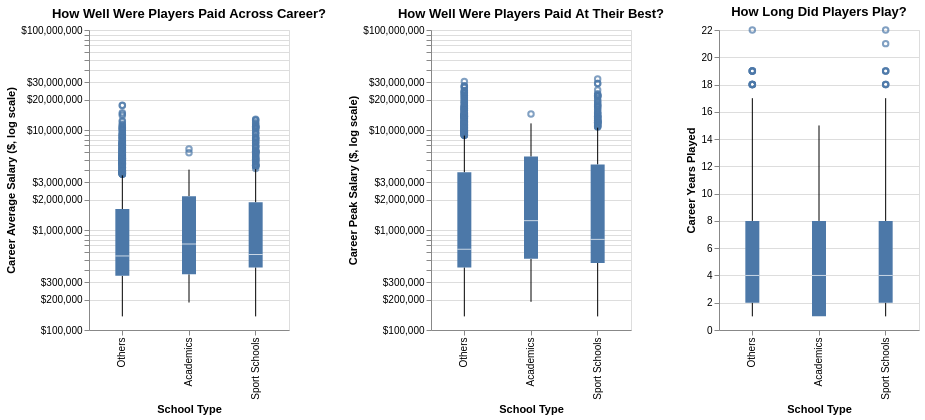

The cell this chart's notebook holds for it:
### Code cell
avg_chart = alt.Chart(analysis_df).mark_boxplot().encode(
    x=alt.X("school_type_label:N", title="School Type", sort=["Others", "Academics", "Sport Schools"]),
    y=alt.Y(
        "avg_salary:Q",
        scale=alt.Scale(type="log"),
        axis=alt.Axis(format="$,.0f", title="Career Average Salary ($, log scale)")
    )
).properties(
    width=200,
    title='How Well Were Players Paid Across Career?'
)

peak_chart = alt.Chart(analysis_df).mark_boxplot().encode(
    x=alt.X("school_type_label:N", title="School Type", sort=["Others", "Academics", "Sport Schools"]),
    y=alt.Y(
        "peak_salary:Q",
        scale=alt.Scale(type="log"),
        axis=alt.Axis(format="$,.0f", title="Career Peak Salary ($, log scale)")
    )
).properties(
    width=200,
    title='How Well Were Players Paid At Their Best?'
)

years_chart = alt.Chart(analysis_df).mark_boxplot().encode(
    x=alt.X("school_type_label:N", title="School Type", sort=["Others", "Academics", "Sport Schools"]),
    y=alt.Y(
        "years_played:Q",
        axis=alt.Axis(title="Career Years Played")
    )
).properties(
    width=200,
    title='How Long Did Players Play?'
)

combined_chart = avg_chart | peak_chart | years_chart
combined_chart

### Figure 1 — Vega-Lite specification as saved in the notebook (floating-point values rounded to 4 significant figures; data arrays with more than 128 entries replaced by an {"elided": "..."} marker saying what was removed)
{"config": {"view": {"continuousWidth": 300, "continuousHeight": 300}}, "hconcat": [{"mark": {"type": "boxplot"}, "encoding": {"x": {"field": "school_type_label", "sort": ["Others", "Academics", "Sport Schools"], "title": "School Type", "type": "nominal"}, "y": {"axis": {"format": "$,.0f", "title": "Career Average Salary ($, log scale)"}, "field": "avg_salary", "scale": {"type": "log"}, "type": "quantitative"}}, "title": "How Well Were Players Paid Across Career?", "width": 200}, {"mark": {"type": "boxplot"}, "encoding": {"x": {"field": "school_type_label", "sort": ["Others", "Academics", "Sport Schools"], "title": "School Type", "type": "nominal"}, "y": {"axis": {"format": "$,.0f", "title": "Career Peak Salary ($, log scale)"}, "field": "peak_salary", "scale": {"type": "log"}, "type": "quantitative"}}, "title": "How Well Were Players Paid At Their Best?", "width": 200}, {"mark": {"type": "boxplot"}, "encoding": {"x": {"field": "school_type_label", "sort": ["Others", "Academics", "Sport Schools"], "title": "School Type", "type": "nominal"}, "y": {"axis": {"title": "Career Years Played"}, "field": "years_played", "type": "quantitative"}}, "title": "How Long Did Players Play?", "width": 200}], "data": {"name": "data-49a1a1850b71351859fa0ebedfdf0e75"}, "$schema": "https://vega.github.io/schema/vega-lite/v6.4.1.json", "datasets": {"data-49a1a1850b71351859fa0ebedfdf0e75": {"elided": "2076 records"}}}
